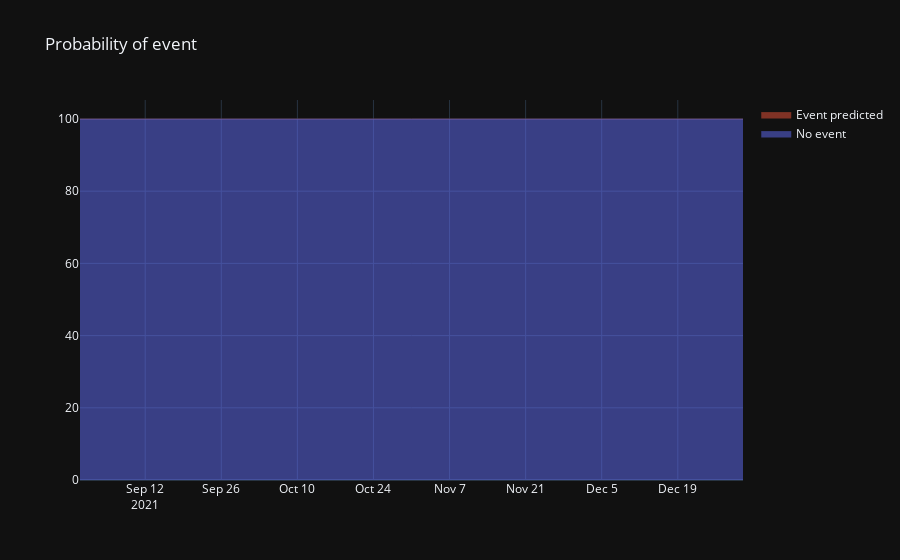

The cell this chart's notebook holds for it:
### Code cell
figure_x = reserved_data[condition]['to date']
figure_x_text = figure_x.map(lambda e: f'[{(e + DATE_TARGET_OFFSET).strftime("%d.%m.%Y")}..{(e + DATE_TARGET_OFFSET + DATE_TARGET_DURATION).strftime("%d.%m.%Y")}]')
fig = go.Figure()
fig.add_trace(go.Scatter(
    x=figure_x,
    y=1-result_proba[:,0],
    mode='lines',
    stackgroup='one',
    line=dict(width=.25),
    groupnorm='percent',
    name='No event',
    text=figure_x_text
))
fig.add_trace(go.Scatter(
    x=figure_x,
    y=result_proba[:,0],
    mode='lines',
    stackgroup='one',
    line=dict(width=.25),
    name='Event predicted',
    text=figure_x_text
))
fig.update_layout(
    title='Probability of event',
    # width=500, height=500
)
fig.show()
